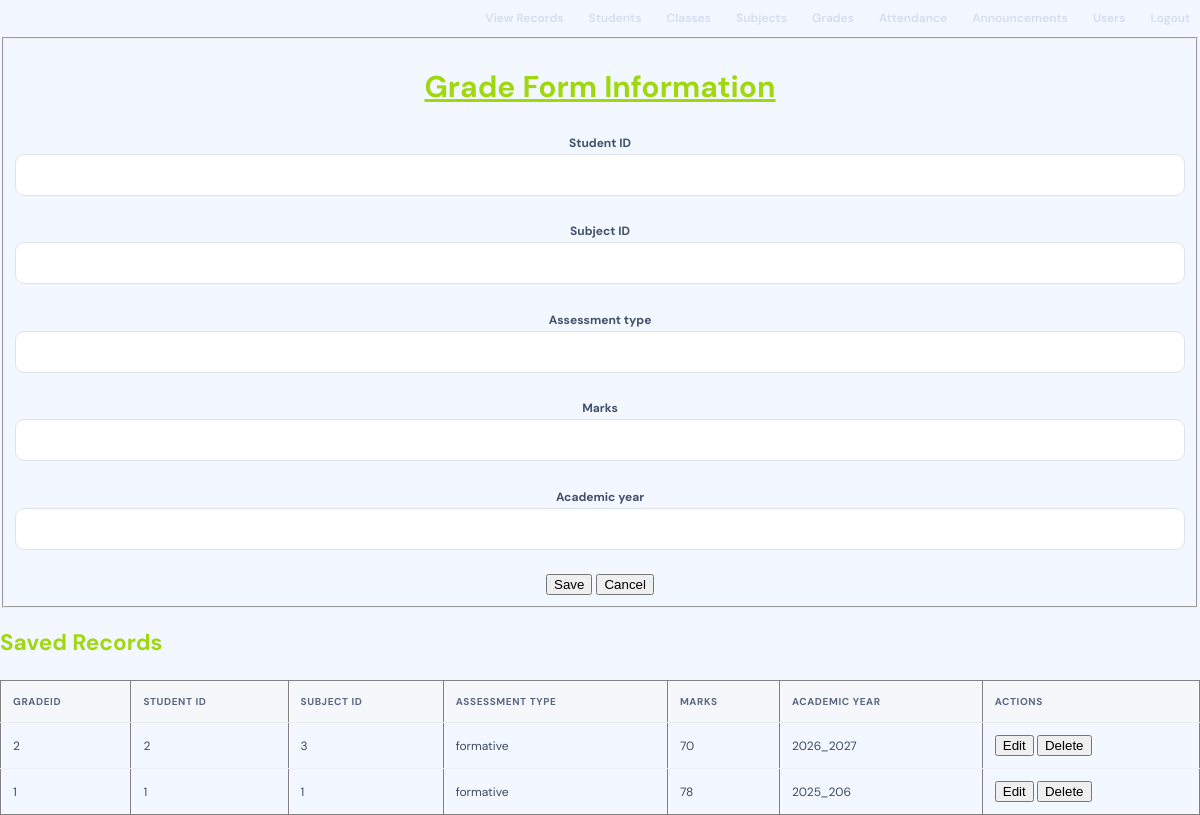
Page /grade.php (signed in) on the committed database.
### tables this page shows
CREATE TABLE `grades` (
  `gradeid` int(5) NOT NULL,
  `studentid` int(5) NOT NULL,
  `subjectid` int(5) NOT NULL,
  `assessmenttype` varchar(30) NOT NULL,
  `marks` varchar(3) NOT NULL,
  `academicyear` varchar(30) NOT NULL
);

### grade.php (the view, shortened to what this page needs)
<?php
$conn = mysqli_connect("localhost", "root", "", "lol_sms");
mysqli_set_charset($conn, "utf8mb4");
$edit = null;
?>
<!DOCTYPE html>
<html lang="en">
<head>
<link rel="stylesheet" href="style.css">
</head>
<body>
<nav class="top-nav">
<a href="view.php">View Records</a>
<a href="students.php">Students</a><a href="class.php">Classes</a>
<a href="subject.php">Subjects</a><a href="grade.php">Grades</a>
<a href="attendance.php">Attendance</a><a href="annoncement.php">Announcements</a>
<a href="users.php">Users</a><a href="logout.php">Logout</a>
</nav>
<center>
<fieldset>
<h1><u>Grade Form Information</u></h1>
<form method="post" action="grade.php">
<label>Student ID</label>
<input type="number" name="studentid" value="<?php echo htmlspecialchars($edit["studentid"] ?? ""); ?>" required><br><br>
<label>Subject ID</label>
<input type="number" name="subjectid" value="<?php echo htmlspecialchars($edit["subjectid"] ?? ""); ?>" required><br><br>
<label>Assessment type</label>
<input type="text" name="assessmenttype" value="<?php echo htmlspecialchars($edit["assessmenttype"] ?? ""); ?>" required><br><br>
<label>Marks</label>
<input type="number" name="marks" value="<?php echo htmlspecialchars($edit["marks"] ?? ""); ?>" required><br><br>
<label>Academic year</label>
<input type="text" name="academicyear" value="<?php echo htmlspecialchars($edit["academicyear"] ?? ""); ?>" required><br><br>
<?php if ($edit) { ?>
<button type="submit" name="update">Update</button>
<a href="grade.php">Cancel</a>
<?php } else { ?>
<button type="submit" name="save">Save</button>
<button type="reset">Cancel</button>
<?php } ?>
</form>
</fieldset>
</center>
<h2>Saved Records</h2>
<table border="1" cellpadding="8">
<tr>
<th>gradeid</th>
<th>Student ID</th>
<th>Subject ID</th>
<th>Assessment type</th>
<th>Marks</th>
<th>Academic year</th>
<th>Actions</th>
</tr>
<?php
$result = mysqli_query($conn, "SELECT * FROM `grades` ORDER BY `gradeid` DESC");
while ($row = mysqli_fetch_assoc($result)) {
?>
<tr>
<td><?php echo (int)$row["gradeid"]; ?></td>
<td><?php echo htmlspecialchars((string)$row["studentid"]); ?></td>
<td><?php echo htmlspecialchars((string)$row["subjectid"]); ?></td>
<td><?php echo htmlspecialchars((string)$row["assessmenttype"]); ?></td>
<td><?php echo htmlspecialchars((string)$row["marks"]); ?></td>
<td><?php echo htmlspecialchars((string)$row["academicyear"]); ?></td>
<td>
<a href="grade.php?edit=<?php echo (int)$row["gradeid"]; ?>"><button>Edit</button></a>
<form method="post" action="grade.php" style="display:inline" onsubmit="return confirm('Are you sure you want to delete this record?');">
<button type="submit" name="delete">Delete</button>
</form>
</td>
</tr>
<?php } ?>
</table>
</body>
</html>

### style.css (style rules this page uses)
:root { --ink:#a0d810;--muted:#eaeff6;--line:#e7ecf3;--paper:#f3f7ff;--white:#fff;--navy:#14213d;--blue:#4169e1;--blue2:#3154c8;--green:#16845b;--red:#c63f50;--shadow:0 12px 35px rgba(25,42,75,.07) }
* { box-sizing:border-box }
body { margin:0;background:var(--paper);color:var(--ink);font:15px 'DM Sans',Arial,sans-serif;line-height:1.55 }
.top-nav { display:flex;align-items:center;justify-content:flex-end;gap:5px;flex-wrap:wrap }
.top-nav a { color:#d4dcef;text-decoration:none;font-size:12px;font-weight:600;padding:9px 10px;border-radius:8px;transition:.2s }
label { font-size:12px;font-weight:700;color:#43516b }
input,select,textarea { width:100%;border:1px solid #dce3ed;border-radius:9px;padding:11px 13px;font:14px 'DM Sans',sans-serif;color:var(--ink);background:#fff;outline:none;transition:border .2s,box-shadow .2s }
table { width:100%;border-collapse:collapse;white-space:nowrap;font-size:12px }
th { text-align:left;background:#f5f7fb;color:#596780;font-size:10px;text-transform:uppercase;letter-spacing:.6px;padding:13px 12px;border-bottom:1px solid var(--line) }
td { padding:12px;border-bottom:1px solid #edf0f5;color:#3c4960 }
tbody tr:last-child td { border-bottom:0 }
.top-nav a { color:#d4dcef; text-decoration:none; font-size:12px; font-weight:600; padding:9px 10px; border-radius:8px; transition:.2s }

### rows in the picture
grades: gradeid "2", studentid "2", subjectid "3", assessmenttype "formative", marks "70", academicyear "2026_2027"
grades: gradeid "1", studentid "1", subjectid "1", assessmenttype "formative", marks "78", academicyear "2025_206"
